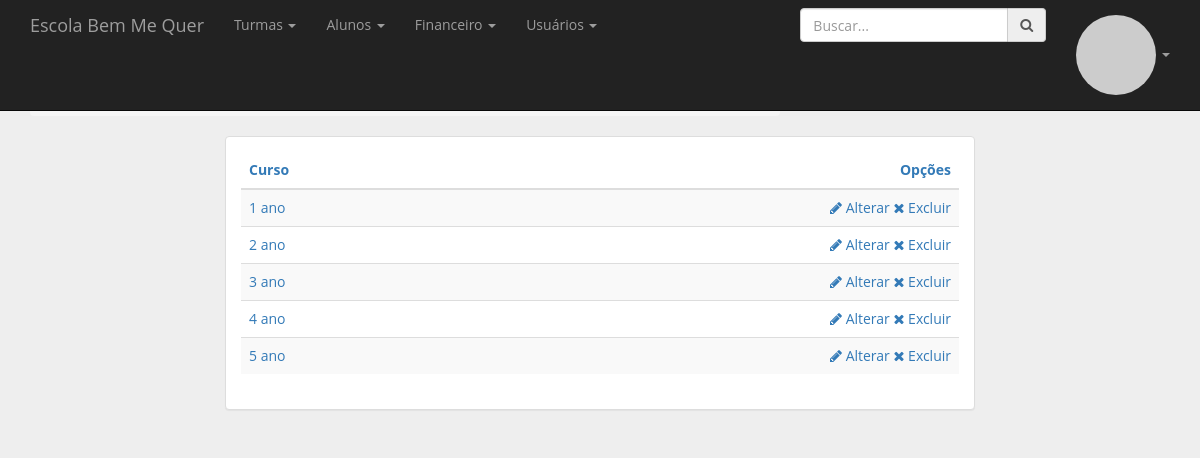
/admin/cursos.php (signed in), run on the app's committed database.
### tables this page shows
create table escola (
id_escola int not null auto_increment,
nome varchar(50) not null,
cod_situacao int not null default 1,
primary key(id_escola)
);

create table curso (
id_curso int not null auto_increment,
id_escola int not null,
data_inclusao datetime not null,
ultima_alteracao datetime not null,
nome varchar(30) not null,
cod_situacao tinyint not null default 1,
primary key(id_curso),
foreign key (id_escola) REFERENCES escola(id_escola)
);

### core/Escola.inc.php (called while the page is built, shortened)
<?php
class Escola {
    private function query() {
        return "
            SELECT
                id_escola,
                nome,
                cod_situacao
            FROM escola
        ";
    }
    public function pegarAtual() {
        if (session_status() == PHP_SESSION_ACTIVE) {
            if (array_key_exists('escola_atual', $_SESSION)) {
                $escola = $_SESSION['escola_atual'];
                if ($escola->id_escola != ID_ESCOLA) {
                    $escola = $this->pegar( ID_ESCOLA );
                }
            }
            else {
                $escola = $this->pegar( ID_ESCOLA );
            }
        }
        return $escola;
    }
    public function pegar($id_escola) {
        $query = $this->query()."
            WHERE id_escola = '".do_escape(ID_ESCOLA)."'
        ";
        return get_first_result($query);
    }
}

### core/mysql-parser.inc.php (called while the page is built, shortened)
<?php
function write_db_log($query, $time) {
    if (EM_DESENVOLVIMENTO) {
        $log = new stdClass();
    }
}
function get_result($query) {
    $time = microtime(true);
    $retorno = array();
    $result = mysql_query($query);
    while ($row = mysql_fetch_object($result)) {
        $retorno[] = $row;
    }
    return $retorno;
}
function get_first_result($query) {
    $time = microtime(true);
    $retorno = null;
    $result = mysql_query($query);
    if ($row = mysql_fetch_object($result))
        $retorno = $row;
    return $retorno;
}
function do_escape($texto) {
    return mysql_real_escape_string($texto);
}
?>

### core/Usuario.inc.php (called while the page is built, shortened)
<?php
class Usuario {
    public function pegarAtual() {
        if (session_status() == PHP_SESSION_ACTIVE && array_key_exists('usuario_atual', $_SESSION)) {
           return $_SESSION['usuario_atual'];
        }
        else
            return null;
    }
}

### core/function.inc.php (called while the page is built, shortened)
<?php
function get_gravatar( $email, $s = 80, $d = 'mm', $r = 'g', $img = false, $atts = array() ) {
    $url = 'http://www.gravatar.com/avatar/';
    $url .= md5( strtolower( trim( $email ) ) );
    $url .= "?s=$s&d=$d&r=$r";
    return $url;
}

### core/Curso.inc.php (called while the page is built, shortened)
<?php
class Curso {
    private function query() {
        return "
            SELECT
                id_curso,
                id_escola,
                data_inclusao,
                ultima_alteracao,
                nome,
                cod_situacao
            FROM curso
        ";
    }
    public function listar($cod_situacao = null) {
        $query = $this->query();
        $query .= " WHERE id_escola = '".do_escape(ID_ESCOLA)."'";
        $query .= " ORDER BY nome";
        return get_result($query);
    }
}

### admin/cursos.php (the view, shortened to what this page needs)
<?php
$regraCurso = new Curso();
$id_curso = intval($_GET['curso']);
$cod_situacao = null;
$cursos = $regraCurso->listar($cod_situacao);
require("header.inc.php");
require('menu-principal.inc.php');
?>
<div class="container" style="margin-top: 80px">
    <div class="row">
        <div class="col-md-8">
            <ol class="breadcrumb">
                <li><i class="icon icon-home"></i> <a href="<?php echo WEB_PATH; ?>/admin/">Início</a></li>
                <li class="current"><i class="icon icon-users"></i> <a href="<?php echo WEB_PATH; ?>/admin/cursos">Cursos</a></li>
            </ol>
        </div>
        <div class="col-md-4">
            <ul class="nav nav-pills pull-right">
                <li><a href="<?php echo WEB_PATH; ?>/admin/cursos?curso=0"><i class="icon icon-plus"></i> <span>Novo</span></a></li>
            </ul>
        </div>
    </div>
    <div class="row">
        <div class="col-md-offset-2 col-md-8">
            <div class="panel panel-default">
                <div class="panel-body">
                    <table class="table table-striped table-hover table-responsive">
                        <thead>
                            <tr>
                                <th><a href="#">Curso</a></th>
                                <th class="text-right"><a href="#">Opções</a></th>
                            </tr>
                        </thead>
                        <tbody>
                            <?php foreach ($cursos as $curso) : ?>
                            <?php $url = 'cursos?curso='.$curso->id_curso; ?>
                            <?php if ($curso->id_curso == $id_curso) : ?>
                            <form method="POST" class="form-vertical">
                            <input type="hidden" name="id_curso" value="<?php echo $id_curso; ?>" />
                            <tr>
                                <td>
                                    <input type="text" name="nome" class="form-control input-sm" value="<?php echo $curso->nome; ?>" />
                                </td>
                                <td class="text-right">
                                    <button type="submit" class="btn btn-sm btn-primary">Alterar</button>
                                    <a href="cursos" class="btn btn-sm btn-default">Cancelar</a>
                                </td>
                            </tr>
                            </form>
                            <?php else : ?>
                            <tr>
                                <td><a href="<?php echo $url; ?>"><?php echo $curso->nome; ?></a></td>
                                <td class="text-right">
                                    <a href="<?php echo $url; ?>"><i class="icon icon-pencil"></i> Alterar</a>
                                    <a href="<?php echo 'cursos?excluir='.$curso->id_curso; ?>"><i class="icon icon-remove"></i> Excluir</a>
                                </td>
                            </tr>
                            <?php endif; ?>
                            <?php endforeach; ?>
                        </tbody>
                    </table>
                </div>
            </div>
        </div>
    </div>
</div>
<?php require("footer.inc.php"); ?>

### admin/menu-principal.inc.php (shortened to what this page needs)
<?php
$regraEscola = new Escola();
$regraUsuario = new Usuario();
$escola = $regraEscola->pegarAtual();
$usuarioAtual = $regraUsuario->pegarAtual();
?>
<nav class="navbar navbar-inverse navbar-fixed-top">
    <div class="container">
        <div class="navbar-header">
            <a class="navbar-brand" href="<?php echo WEB_PATH; ?>/admin"><?php echo $escola->nome; ?></a>
        </div>
        <div id="navbar" class="collapse navbar-collapse">
            <ul class="nav navbar-nav">
                <?php if (!is_null($usuarioAtual)) : ?>
                <li class="dropdown">
                    <a href="#" class="dropdown-toggle" data-toggle="dropdown" role="button" aria-haspopup="true" aria-expanded="false">Turmas <span class="caret"></span></a>
                </li>
                <li class="dropdown">
                    <a href="#" class="dropdown-toggle" data-toggle="dropdown" role="button" aria-haspopup="true" aria-expanded="false">Alunos <span class="caret"></span></a>
                </li>
                <li class="dropdown">
                    <a href="#" class="dropdown-toggle" data-toggle="dropdown" role="button" aria-haspopup="true" aria-expanded="false">Financeiro <span class="caret"></span></a>
                </li>
                <li class="dropdown">
                    <a href="#" class="dropdown-toggle" data-toggle="dropdown" role="button" aria-haspopup="true" aria-expanded="false">Usuários <span class="caret"></span></a>
                </li>
                <?php endif; ?>
            </ul>
            <ul class="nav navbar-nav navbar-right">
                <?php if (!is_null($usuarioAtual)) : ?>
                <li class="dropdown">
                    <a href="#" class="dropdown-toggle" data-toggle="dropdown" role="button" aria-haspopup="true" aria-expanded="false">
                        <img src="<?php echo get_gravatar($usuarioAtual->email, 20); ?>" class="img-circle" />
                        <?php echo $usuarioAtual->nome; ?> <span class="caret"></span>
                    </a>
                </li>
                <?php endif; ?>
            </ul>
            <?php if (!is_null($usuarioAtual)) : ?>
            <form method="GET" action="<?php echo WEB_PATH; ?>/admin/pessoas" class="navbar-form navbar-right" role="search">
                <div class="form-group">
                    <div class="input-group">
                        <input type="text" class="form-control" name="p" value="<?php echo $_GET['p']; ?>" placeholder="Buscar...">
                        <div class="input-group-addon"><i class="icon icon-search"></i></div>
                    </div>
                </div>
            </form>
            <?php endif; ?>
        </div>
    </div>
</nav>

### data on the page
escola: nome "Escola Bem Me Quer"
curso: nome "1 ano"
curso: nome "2 ano"
curso: nome "3 ano"
curso: nome "4 ano"
curso: nome "5 ano"
